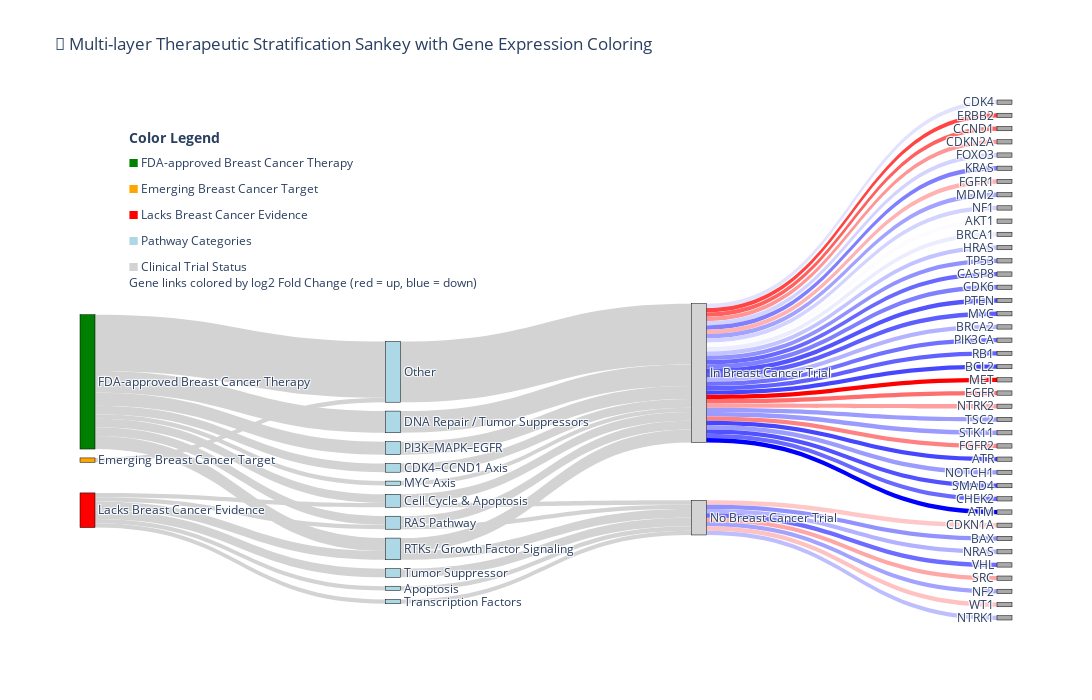

Notebook code cell kept with this figure:
### Code cell
import plotly.graph_objects as go
import matplotlib.pyplot as plt  # for color mapping
import matplotlib.colors as mcolors

# Normalize log2_fc for color mapping (assuming df_unique with 'log2_fc' column)
log2_fc = df_unique['log2_fc']
norm = plt.Normalize(vmin=log2_fc.min(), vmax=log2_fc.max())
cmap = plt.cm.bwr  # blue-white-red colormap (red = upregulated, blue = downregulated)

def map_log2fc_to_color(value):
    rgba = cmap(norm(value))
    # Convert matplotlib rgba to 'rgba(r,g,b,a)' string format for plotly
    return f'rgba({int(rgba[0]*255)},{int(rgba[1]*255)},{int(rgba[2]*255)},{rgba[3]})'

# Prepare label list and mapping as before
targeting_categories = df_unique['Targeting Category'].unique().tolist()
pathways = df_unique['Pathway Category'].unique().tolist()
trial_statuses = df_unique['Clinical_Trial_Status'].unique().tolist()
genes = df_unique['gene'].unique().tolist()

label_list = targeting_categories + pathways + trial_statuses + genes
label_to_index = {label: idx for idx, label in enumerate(label_list)}

source = []
target = []
value = []
link_colors = []

# Layer 1 -> Layer 2: Targeting Category to Pathway Category
for cat, pathway in df_unique[['Targeting Category', 'Pathway Category']].drop_duplicates().values:
    source.append(label_to_index[cat])
    target.append(label_to_index[pathway])
    value.append(df_unique[(df_unique['Targeting Category'] == cat) & (df_unique['Pathway Category'] == pathway)].shape[0])
    link_colors.append('lightgray')  # neutral color for upper layers

# Layer 2 -> Layer 3: Pathway Category to Clinical Trial Status
for pathway, trial in df_unique[['Pathway Category', 'Clinical_Trial_Status']].drop_duplicates().values:
    source.append(label_to_index[pathway])
    target.append(label_to_index[trial])
    value.append(df_unique[(df_unique['Pathway Category'] == pathway) & (df_unique['Clinical_Trial_Status'] == trial)].shape[0])
    link_colors.append('lightgray')  # neutral color

# Layer 3 -> Layer 4: Clinical Trial Status to Genes (color by log2_fc)
for _, row in df_unique.iterrows():
    source.append(label_to_index[row['Clinical_Trial_Status']])
    target.append(label_to_index[row['gene']])
    value.append(1)  # each gene counts as 1 link
    link_colors.append(map_log2fc_to_color(row['log2_fc']))

# Node colors (same as before, or customize)
cat_colors = {
    'FDA-approved Breast Cancer Therapy': 'green',
    'Emerging Breast Cancer Target': 'orange',
    'Lacks Breast Cancer Evidence': 'red'
}

node_colors = []
for label in label_list:
    if label in cat_colors:
        node_colors.append(cat_colors[label])
    elif label in pathways:
        node_colors.append('lightblue')  # pathway nodes
    elif label in trial_statuses:
        node_colors.append('lightgray')  # clinical trial status nodes
    else:
        node_colors.append('darkgray')  # genes node color

fig = go.Figure(data=[go.Sankey(
    node=dict(
        pad=15,
        thickness=15,
        line=dict(color='black', width=0.5),
        label=label_list,
        color=node_colors,
        hovertemplate='%{label}<extra></extra>'
    ),
    link=dict(
        source=source,
        target=target,
        value=value,
        color=link_colors,
        hovertemplate='From %{source.label} to %{target.label}<extra></extra>'
    )
)])

# Legend annotations (adjust as needed)
fig.update_layout(
    title_text='🧬 Multi-layer Therapeutic Stratification Sankey with Gene Expression Coloring',
    font_size=12,
    height=700,
    width=1200,
    annotations=[
        dict(x=0.05, y=0.95, xref='paper', yref='paper', showarrow=False,
             text='<b>Color Legend</b>', font=dict(size=14)),
        dict(x=0.05, y=0.90, xref='paper', yref='paper', showarrow=False,
             text='<span style="color:green">&#9632;</span> FDA-approved Breast Cancer Therapy', font=dict(size=12)),
        dict(x=0.05, y=0.85, xref='paper', yref='paper', showarrow=False,
             text='<span style="color:orange">&#9632;</span> Emerging Breast Cancer Target', font=dict(size=12)),
        dict(x=0.05, y=0.80, xref='paper', yref='paper', showarrow=False,
             text='<span style="color:red">&#9632;</span> Lacks Breast Cancer Evidence', font=dict(size=12)),
        dict(x=0.05, y=0.75, xref='paper', yref='paper', showarrow=False,
             text='<span style="color:lightblue">&#9632;</span> Pathway Categories', font=dict(size=12)),
        dict(x=0.05, y=0.70, xref='paper', yref='paper', showarrow=False,
             text='<span style="color:lightgray">&#9632;</span> Clinical Trial Status', font=dict(size=12)),
        dict(x=0.05, y=0.65, xref='paper', yref='paper', showarrow=False,
             text='Gene links colored by log2 Fold Change (red = up, blue = down)', font=dict(size=12))
    ]
)

fig.show()

### Figure 1 — Plotly figure (JSON) as saved in the notebook; plotly's stock layout.template omitted (floating-point values rounded to 4 significant figures)
{"data": [{"link": {"color": ["lightgray", "lightgray", "lightgray", "lightgray", "lightgray", "lightgray", "lightgray", "lightgray", "lightgray", "lightgray", "lightgray", "lightgray", "lightgray", "lightgray", "lightgray", "lightgray", "lightgray", "lightgray", "lightgray", "lightgray", "lightgray", "lightgray", "lightgray", "lightgray", "lightgray", "lightgray", "lightgray", "lightgray", "lightgray", "rgba(226,226,255,1.0)", "rgba(255,200,200,1.0)", "rgba(255,68,68,1.0)", "rgba(255,96,96,1.0)", "rgba(255,150,150,1.0)", "rgba(211,211,255,1.0)", "rgba(146,146,255,1.0)", "rgba(128,128,255,1.0)", "rgba(255,178,178,1.0)", "rgba(163,163,255,1.0)", "rgba(211,211,255,1.0)", "rgba(252,252,255,1.0)", "rgba(236,236,255,1.0)", "rgba(195,195,255,1.0)", "rgba(146,146,255,1.0)", "rgba(105,105,255,1.0)", "rgba(128,128,255,1.0)", "rgba(84,84,255,1.0)", "rgba(94,94,255,1.0)", "rgba(179,179,255,1.0)", "rgba(178,178,255,1.0)", "rgba(108,108,255,1.0)", "rgba(113,113,255,1.0)", "rgba(97,97,255,1.0)", "rgba(70,70,255,1.0)", "rgba(255,0,0,1.0)", "rgba(255,166,166,1.0)", "rgba(255,110,110,1.0)", "rgba(162,162,255,1.0)", "rgba(255,160,160,1.0)", "rgba(156,156,255,1.0)", "rgba(154,154,255,1.0)", "rgba(255,130,130,1.0)", "rgba(70,70,255,1.0)", "rgba(156,156,255,1.0)", "rgba(81,81,255,1.0)", "rgba(105,105,255,1.0)", "rgba(0,0,255,1.0)", "rgba(255,194,194,1.0)", "rgba(190,190,255,1.0)"], "hovertemplate": "From %{source.label} to %{target.label}<extra></extra>", "source": [0, 1, 0, 0, 1, 0, 0, 0, 2, 0, 0, 1, 1, 1, 1, 3, 4, 5, 4, 6, 7, 8, 9, 10, 11, 7, 12, 8, 13, 14, 15, 14, 14, 14, 14, 15, 14, 14, 14, 14, 14, 14, 14, 14, 14, 14, 14, 14, 14, 15, 15, 14, 14, 14, 14, 15, 14, 15, 14, 14, 14, 14, 14, 14, 14, 14, 14, 15, 15], "target": [3, 4, 5, 4, 6, 7, 8, 9, 5, 10, 11, 7, 12, 8, 13, 14, 15, 14, 14, 15, 14, 14, 14, 14, 14, 15, 15, 15, 15, 16, 17, 18, 19, 20, 21, 22, 23, 24, 25, 26, 27, 28, 29, 30, 31, 32, 33, 34, 35, 36, 37, 38, 39, 40, 41, 42, 43, 44, 45, 46, 47, 48, 49, 50, 51, 52, 53, 54, 55], "value": [2, 1, 13, 2, 1, 2, 3, 5, 1, 3, 1, 1, 2, 2, 1, 2, 1, 14, 2, 1, 2, 3, 5, 3, 1, 1, 2, 2, 1, 1, 1, 1, 1, 1, 1, 1, 1, 1, 1, 1, 1, 1, 1, 1, 1, 1, 1, 1, 1, 1, 1, 1, 1, 1, 1, 1, 1, 1, 1, 1, 1, 1, 1, 1, 1, 1, 1, 1, 1]}, "node": {"color": ["green", "red", "orange", "lightblue", "lightblue", "lightblue", "lightblue", "lightblue", "lightblue", "lightblue", "lightblue", "lightblue", "lightblue", "lightblue", "lightgray", "lightgray", "darkgray", "darkgray", "darkgray", "darkgray", "darkgray", "darkgray", "darkgray", "darkgray", "darkgray", "darkgray", "darkgray", "darkgray", "darkgray", "darkgray", "darkgray", "darkgray", "darkgray", "darkgray", "darkgray", "darkgray", "darkgray", "darkgray", "darkgray", "darkgray", "darkgray", "darkgray", "darkgray", "darkgray", "darkgray", "darkgray", "darkgray", "darkgray", "darkgray", "darkgray", "darkgray", "darkgray", "darkgray", "darkgray", "darkgray", "darkgray"], "hovertemplate": "%{label}<extra></extra>", "label": ["FDA-approved Breast Cancer Therapy", "Lacks Breast Cancer Evidence", "Emerging Breast Cancer Target", "CDK4–CCND1 Axis", "Cell Cycle & Apoptosis", "Other", "Apoptosis", "RAS Pathway", "RTKs / Growth Factor Signaling", "DNA Repair / Tumor Suppressors", "PI3K–MAPK–EGFR", "MYC Axis", "Tumor Suppressor", "Transcription Factors", "In Breast Cancer Trial", "No Breast Cancer Trial", "CDK4", "CDKN1A", "ERBB2", "CCND1", "CDKN2A", "FOXO3", "BAX", "KRAS", "FGFR1", "MDM2", "NF1", "AKT1", "BRCA1", "HRAS", "TP53", "CASP8", "CDK6", "PTEN", "MYC", "BRCA2", "NRAS", "VHL", "PIK3CA", "RB1", "BCL2", "MET", "SRC", "EGFR", "NF2", "NTRK2", "TSC2", "STK11", "FGFR2", "ATR", "NOTCH1", "SMAD4", "CHEK2", "ATM", "WT1", "NTRK1"], "line": {"color": "black", "width": 0.5}, "pad": 15, "thickness": 15}, "type": "sankey"}], "layout": {"annotations": [{"font": {"size": 14}, "showarrow": false, "text": "<b>Color Legend</b>", "x": 0.05, "xref": "paper", "y": 0.95, "yref": "paper"}, {"font": {"size": 12}, "showarrow": false, "text": "<span style=\"color:green\">&#9632;</span> FDA-approved Breast Cancer Therapy", "x": 0.05, "xref": "paper", "y": 0.9, "yref": "paper"}, {"font": {"size": 12}, "showarrow": false, "text": "<span style=\"color:orange\">&#9632;</span> Emerging Breast Cancer Target", "x": 0.05, "xref": "paper", "y": 0.85, "yref": "paper"}, {"font": {"size": 12}, "showarrow": false, "text": "<span style=\"color:red\">&#9632;</span> Lacks Breast Cancer Evidence", "x": 0.05, "xref": "paper", "y": 0.8, "yref": "paper"}, {"font": {"size": 12}, "showarrow": false, "text": "<span style=\"color:lightblue\">&#9632;</span> Pathway Categories", "x": 0.05, "xref": "paper", "y": 0.75, "yref": "paper"}, {"font": {"size": 12}, "showarrow": false, "text": "<span style=\"color:lightgray\">&#9632;</span> Clinical Trial Status", "x": 0.05, "xref": "paper", "y": 0.7, "yref": "paper"}, {"font": {"size": 12}, "showarrow": false, "text": "Gene links colored by log2 Fold Change (red = up, blue = down)", "x": 0.05, "xref": "paper", "y": 0.65, "yref": "paper"}], "font": {"size": 12}, "height": 700, "title": {"text": "🧬 Multi-layer Therapeutic Stratification Sankey with Gene Expression Coloring"}, "width": 1200}}
